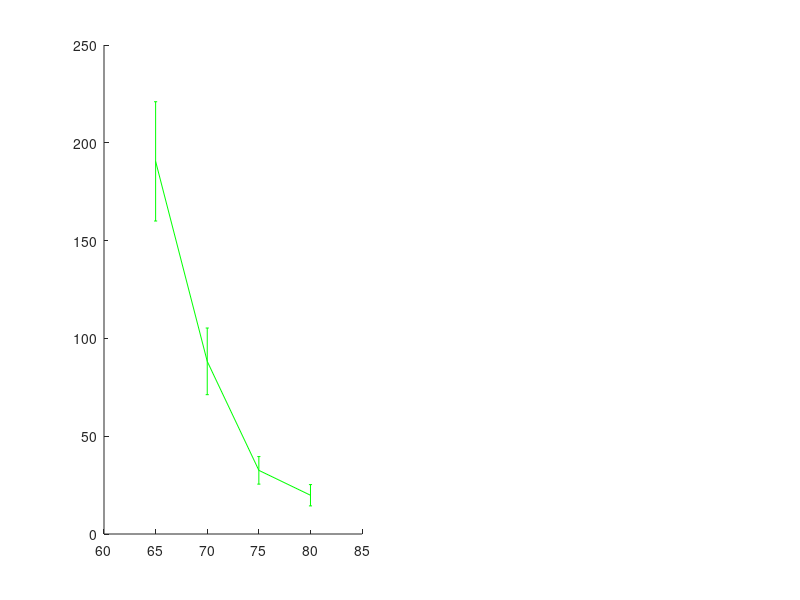

Reproduce this figure in MATLAB. (Note: this script raises an error after producing the figure.)
%%% Producing Figure 4.2 in the thesis, chapter 4
%%% Pathogen extinction time plots with error bars, for a varying disease 
%%% induced mortality rate \alpha

%%% This script is used in conjuction with the similarly named script found
%%% for SIS

%%% Run the SIS script first and then this

z = 1.96;    %95% confidence interval
alph = 5:5:80;
T = 500;

%% SEISAlpha
%load('SEISAlphait40t300.mat')
load('SEISAlphait100t500.mat')

sz = size(minorextinct);
 avgmin = zeros(1, sz(2)); cimin = zeros(1, sz(2));  
for i = 1:sz(2)
    nzmin = nonzeros(minorextinct(:,i));  %all nonzero extinction times from a minor outbreak
    
    up2 = find(nzmin > T); %ignoring all extinction times greater than T
    nzmin(up2) = [];
   
    if length(nzmin) > 0.5*sz(1)  %finding the mean and CI for minor outbreaks
        avgmin(i) = mean(nzmin);
        cimin(i) = z*std(nzmin)/sqrt(length(nzmin));
    end
end
g = find(avgmin>0);

subplot(1,2,1)
if isempty(g) == 0
    errorbar(alph(g), avgmin(g), cimin(g), 'g-', 'LineWidth', 0.5)
    hold on
end
ylim([0 100])
xlim([20 80])
ylabel({'Mean time to pathogen extinction, \tau';''},'FontSize',15)
xlabel('\alpha','FontSize',15)
set(gca,'Position',[0.2 0.2 0.28 0.54])
str = 'A';
dim = [.44 .7 .03 .03];
annotation('textbox', dim, 'String', str, 'FitBoxToText', 'off', 'EdgeColor', 'w');